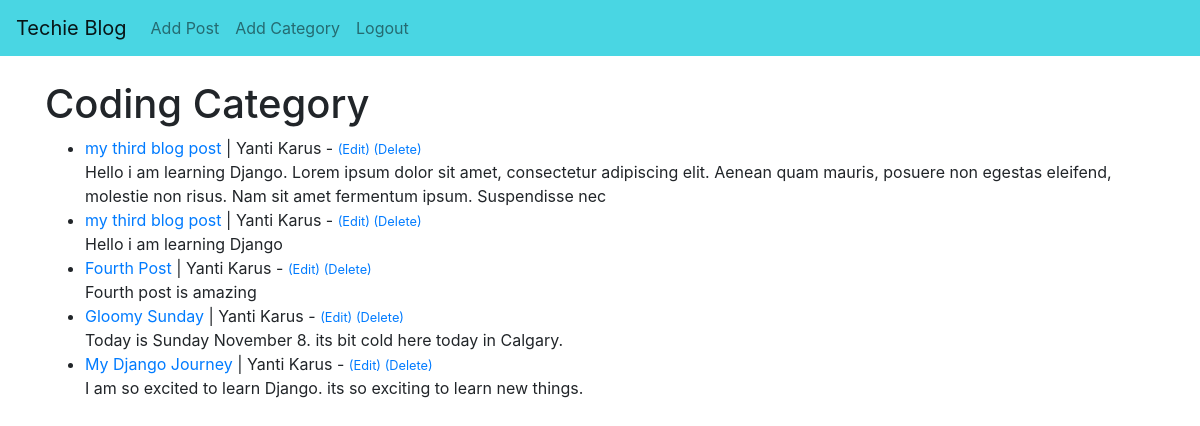
The page /category/coding/ (signed in) on the database its author committed.
### theblog/models.py (models this page shows, shortened)
class Post(models.Model):
    title = models.CharField(max_length=255)
    title_tag = models.CharField(max_length=255)
    author = models.ForeignKey(User, on_delete=models.CASCADE)
    category = models.CharField(max_length=255, default="coding")
    body = RichTextField(blank=True, null=True)
    post_date= models.DateField(auto_now_add=True)
    likes= models.ManyToManyField(User, related_name='blog_post')

### theblog/views.py (the view)
# urls.py: path('category/<str:cats>/',CategoryView, name="category"),
def CategoryView(request, cats):
    category_post= Post.objects.filter(category=cats.replace('-', ' '))
    return render(request, 'categories.html', {'cats':cats.title().replace('-', ' '), 'category_post':category_post})

### theblog/templates/categories.html
{% extends 'base.html' %}
    {% block content %}
        {% if category_post%}
            <h1>{{cats}} Category</h1>
            <ul>
            {% for post in category_post%}
                <li><a href="{% url 'post_detail' post.pk%}">{{post.title}}</a> | {{post.author.first_name}} {{post.author.last_name}}
                    {% if user.is_authenticated %}
                    - <small><a href="{% url 'update_post' post.pk%}">(Edit)</a>
                        <a href="{% url 'delete_post' post.pk%}">(Delete)</a></small>
                    {% endif %}
                        <br/>
                {{post.body| slice:":200" |safe}}</li>
            {% endfor%}
            </ul>
        {% else%}
        <h2>Sorry this page is not exist</h2>
        {% endif %}
    {% endblock %}

### rows shown on the page
Post: title "my third blog post", author.first_name "Yanti", author.last_name "Karus", body "Hello i am learning Django. Lorem ipsum dolor sit amet, consectetur adipiscing elit. Aenean quam mauris, posuere non egestas eleifend, molestie non risus. Nam sit amet fermentum ipsum. Suspendisse nec"
Post: title "my third blog post", author.first_name "Yanti", author.last_name "Karus", body "Hello i am learning Django"
Post: title "Fourth Post", author.first_name "Yanti", author.last_name "Karus", body "Fourth post is amazing"
Post: title "Gloomy Sunday", author.first_name "Yanti", author.last_name "Karus", body "Today is Sunday November 8. its bit cold here today in Calgary."
Post: title "My Django Journey", author.first_name "Yanti", author.last_name "Karus", body "I am so excited to learn Django. its so exciting to learn new things."

### other values the page prints
{{ cats }} "Coding"
